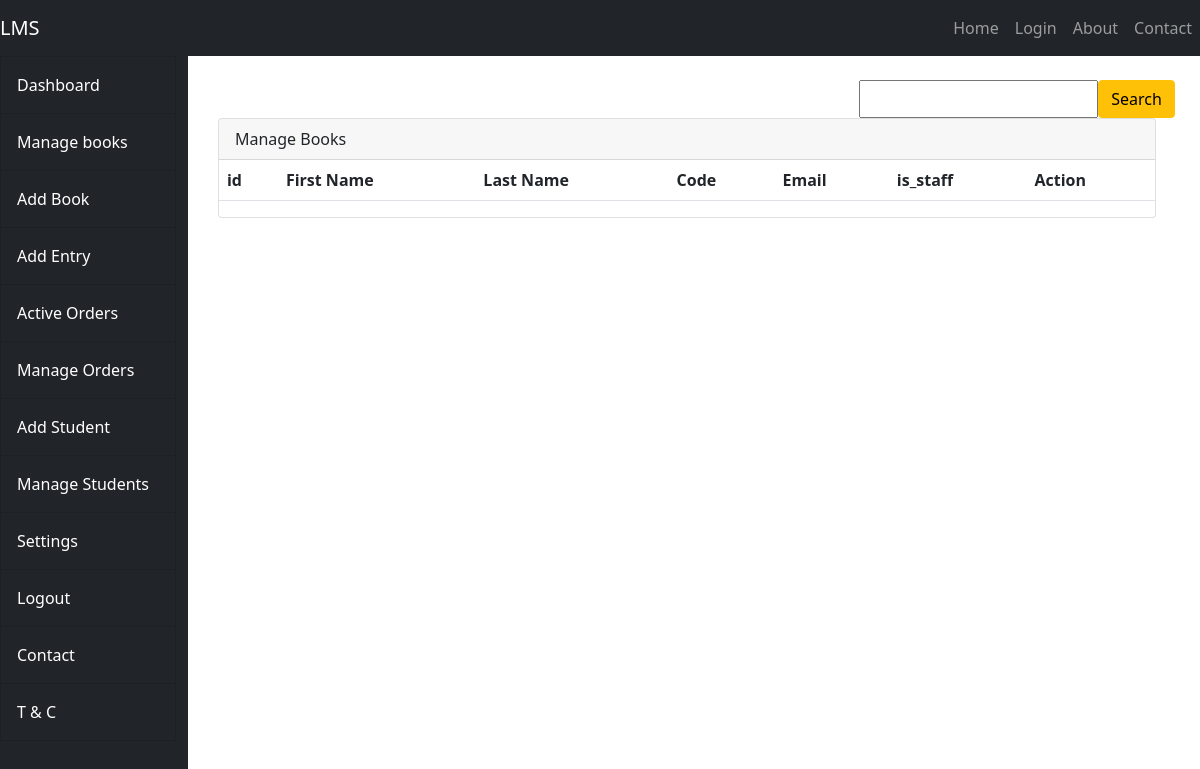
Page /manage-students/ on the earlier database version.
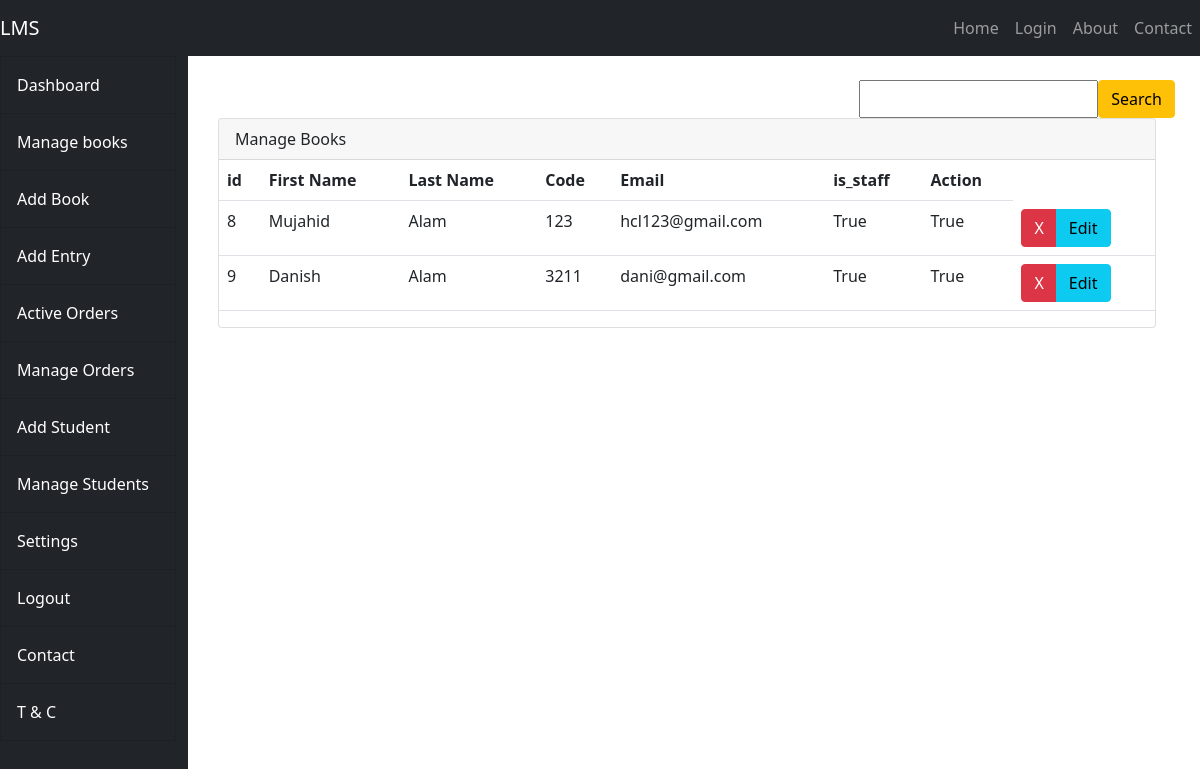
Same page on the later database version.
### datawork/models.py (models this page shows, shortened)
class UserCode(models.Model):
    user_id = models.OneToOneField(User,on_delete=models.CASCADE)
    code = models.IntegerField()

### datawork/views.py (the view)
# urls.py: path('manage-students/',manage_students,name="manage_student"),
def manage_students(r):
    data = {"students":UserCode.objects.all()}
    return render(r,"manage_students.html",data)

### template/manage_students.html
{%extends 'base.html'%}
{%block content%}
<div class="container mt-4">
    <div class="row">
        <div class="col-lg-4 ms-auto">
            <form action="" method="post" class="d-flex">
                <input type="text" name="search" class="fom-control">
                <input type="submit" value="Search" name="find" class="btn btn-warning">
            </form>
        </div>
    </div>
    <div class="row ">
        <div class="col-lg-12">
            <div class="card">
                <div class="card-header">Manage Books</div>
                <div class="ctad-body">
                    <table class="table">
                        <tr>
                            <th>id</th>
                            <th>First Name</th>
                            <th>Last Name</th>
                            <th>Code</th>
                            <th>Email</th>
                            <th>is_staff</th>
                            <th>Action</th>
                        </tr>
                        {%for student in students%}
                            <tr>
                                <td>{{student.user_id.id}}</td>
                                <td>{{student.user_id.first_name}}</td>
                                <td>{{student.user_id.last_name}}</td>
                                <td>{{student.code }}</td>
                                <td>{{student.user_id.email}}</td>
                                <td>{{student.user_id.is_staff}}</td>
                                <td>{{student.user_id.is_active}}</td>
                                <td>
                                    <div class="btn-group">
                                        <a href="{% url 'delete_student' student.id %}" class="btn btn-danger">X</a>
                                        <a href="" class="btn btn-info">Edit</a>
                                    </div>
                            </td>
                            </tr>
                        {%endfor%}
                    </table>
                </div>
            </div>
        </div>
    </div>
</div>
{%endblock%}

### template/base.html (shortened to what this page needs)
<!DOCTYPE html>
<html lang="en">
<head>
<link href="https://cdn.jsdelivr.net/npm/bootstrap@5.1.0/dist/css/bootstrap.min.css" rel="stylesheet">
</head>
<body>
    <nav class="navbar navbar-expand-lg navbar-dark bg-dark sticky-top">
        <a href="{%url 'dashboard' %}" class="navbar-brand">LMS</a>
        <ul class="navbar-nav ms-auto">
            <li class="nav-item"><a href="{%url 'dashboard' %}" class="nav-link">Home</a></li>
            <li class="nav-item"><a href="" class="nav-link">Login</a></li>
            <li class="nav-item"><a href="" class="nav-link">About</a></li>
            <li class="nav-item"><a href="" class="nav-link">Contact</a></li>
        </ul>
    </nav>
    <div class="container-fluid ps-0">
        <div class="row">
            <div class="left-0 col-lg-2 position-fixed bg-dark" style="height:91vh;overflow-y:scroll">
                <div class="list-group rounded-0">
                    <a href="{%url 'dashboard' %}" class="py-3 text-white list-group-item list-group-item-action bg-dark">Dashboard</a>
                    <a href="{%url 'manage_books' %}" class="py-3 text-white list-group-item list-group-item-action bg-dark">Manage books</a>
                    <a href="{% url 'add_books' %}" class="py-3 text-white list-group-item list-group-item-action bg-dark">Add Book</a>
                    <a href="{% url 'add_entry' %}" class="py-3 text-white list-group-item list-group-item-action bg-dark">Add Entry</a>
                    <a href="{% url 'active_orders' %}" class="py-3 text-white list-group-item list-group-item-action bg-dark">Active Orders</a>
                    <a href="{% url 'manage_orders' %}" class="py-3 text-white list-group-item list-group-item-action bg-dark">Manage Orders</a>
                    <a href="{% url 'add_student' %}" class="py-3 text-white list-group-item list-group-item-action bg-dark">Add Student</a>
                    <a href="{% url 'manage_student'%}" class="py-3 text-white list-group-item list-group-item-action bg-dark">Manage Students</a>
                    <a href="" class="py-3 text-white list-group-item list-group-item-action bg-dark">Settings</a>
                    <a href="" class="py-3 text-white list-group-item list-group-item-action bg-dark">Logout</a>
                    <a href="" class="py-3 text-white list-group-item list-group-item-action bg-dark">Contact</a>
                    <a href="" class="py-3 text-white list-group-item list-group-item-action bg-dark">T & C</a>
                </div>
            </div>
            <div class="col-lg-10" style="position:relative; margin-left:16%">
                {% block content%}
                    {%endblock%}
            </div>
        </div>
    </div>
</body>
</html>

Differences in the rows shown:
added UserCode: user_id.id "8", user_id.first_name "Mujahid", user_id.last_name "Alam", code "123", user_id.email "hcl123@gmail.com", user_id.is_staff "True", user_id.is_active "True"
added UserCode: user_id.id "9", user_id.first_name "Danish", user_id.last_name "Alam", code "3211", user_id.email "dani@gmail.com", user_id.is_staff "True", user_id.is_active "True"
